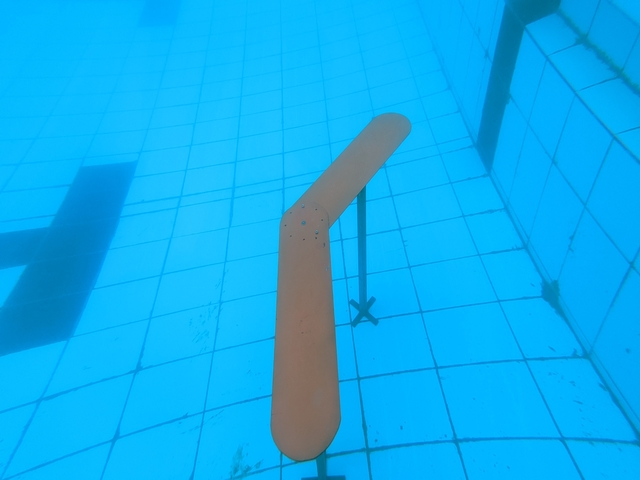
#> input picture ImagesQuery/aRightSmall.jpg, 640 x 480 px
$ python TempletMatchingSecAttempt.py
#> lines starting #> are read from the running program, lines starting #| are printed output that depends on the picture; after the words box and inside, x2 and y2 are one past the last pixel; in counts of white or black regions, pixels touching at a corner belong together
import cv2
import numpy as np
from matplotlib import pyplot as plt

img_rgb = cv2.imread('ImagesQuery/aRightSmall.jpg')
#> img_rgb is the input picture: shape (480, 640, 3); mean B, G, R 238.3, 174, 14.4
img_gray = cv2.cvtColor(img_rgb, cv2.COLOR_BGR2GRAY)
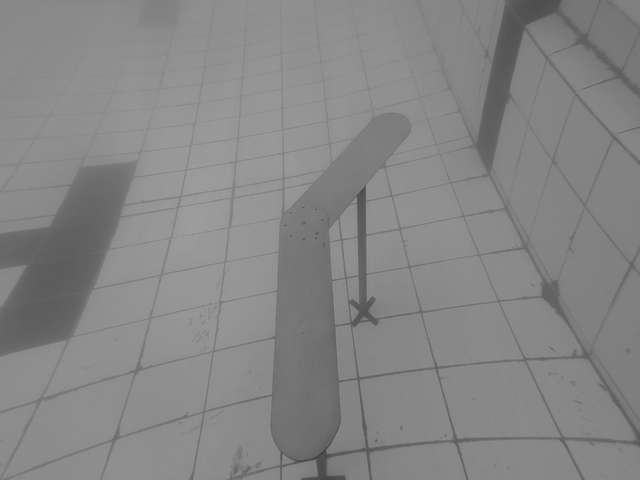
#> img_gray: shape (480, 640); min 54, max 158, mean 133.6
template = cv2.imread('ImagesQuery/rightOnlySmall.png', 0)
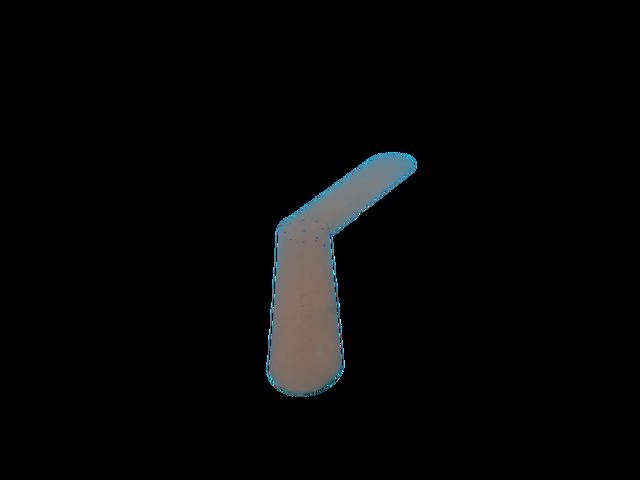
#> input picture ImagesQuery/rightOnlySmall.png, 640 x 480 px
#> template: shape (480, 640); min 0, max 255, mean 6.1
h, w = template.shape[::]
#> h = 480; w = 640

# methods available: ['cv2.TM_CCOEFF', 'cv2.TM_CCOEFF_NORMED', 'cv2.TM_CCORR',
#            'cv2.TM_CCORR_NORMED', 'cv2.TM_SQDIFF', 'cv2.TM_SQDIFF_NORMED']

res = cv2.matchTemplate(img_gray, template, cv2.TM_SQDIFF)
#> res = [5.31e+09]
# For TM_SQDIFF, Good match yields minimum value; bad match yields large values
# For all others it is exactly opposite, max value = good fit.
plt.imshow(res, cmap='gray')

min_val, max_val, min_loc, max_loc = cv2.minMaxLoc(res)
#> min_val = 5.31e+09; max_val = 5.31e+09; min_loc = (0, 0); max_loc = (0, 0)

top_left = min_loc # Change to max_loc for all except for TM_SQDIFF
#> top_left = (0, 0)
bottom_right = (top_left[0] + w, top_left[1] + h)
#> bottom_right = (640, 480)
cv2.rectangle(img_gray, top_left, bottom_right, 255, 2)  # White rectangle with thickness 2.
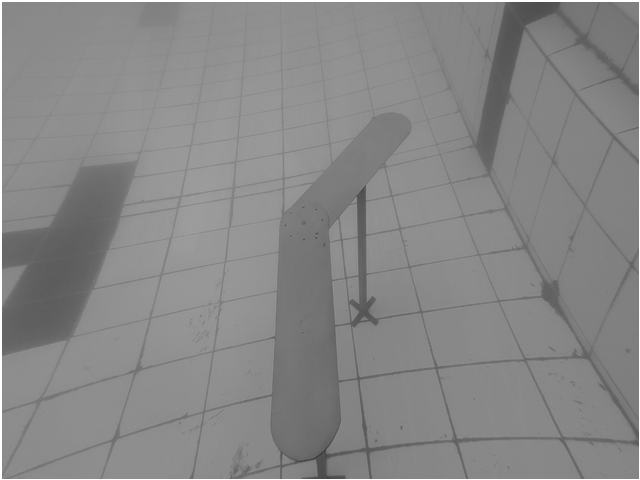
#> img_gray: shape (480, 640); 1.09% of pixels changed, all inside (x1, y1, x2, y2) = (0, 0, 640, 480)

cv2.imshow("Matched image", img_gray)
cv2.waitKey()
cv2.destroyAllWindows()
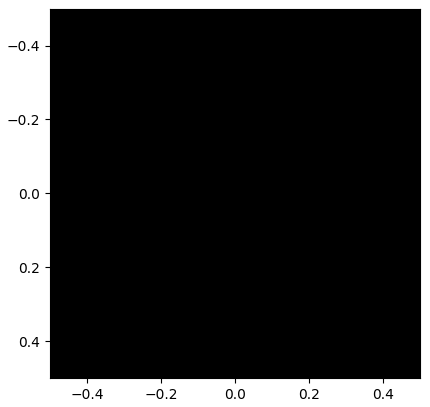
#> figure drawn by matplotlib, 1 panel
